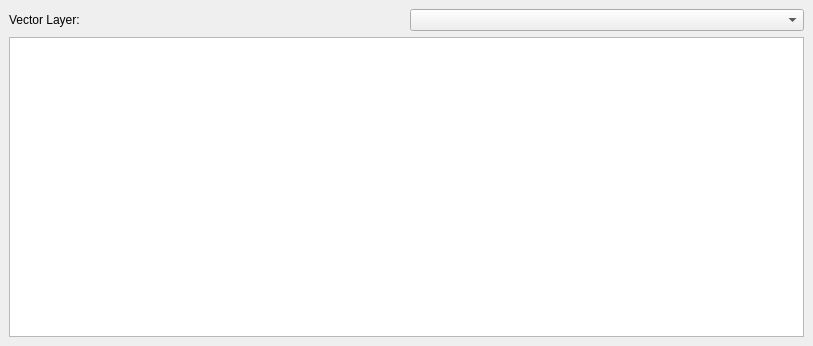
<?xml version="1.0" encoding="UTF-8"?>
<ui version="4.0">
 <class>DockWidget</class>
 <widget class="QDockWidget" name="DockWidget">
  <property name="geometry">
   <rect>
    <x>0</x>
    <y>0</y>
    <width>813</width>
    <height>346</height>
   </rect>
  </property>
  <property name="windowTitle">
   <string>Attributes Viewer</string>
  </property>
  <widget class="QWidget" name="dockWidgetContents">
   <layout class="QGridLayout" name="gridLayout">
    <item row="0" column="0">
     <layout class="QHBoxLayout" name="horizontalLayout">
      <item>
       <widget class="QLabel" name="label">
        <property name="text">
         <string>Vector Layer:</string>
        </property>
       </widget>
      </item>
      <item>
       <widget class="QComboBox" name="layerCombo"/>
      </item>
     </layout>
    </item>
    <item row="1" column="0">
     <widget class="QTableView" name="tableView"/>
    </item>
   </layout>
  </widget>
 </widget>
 <resources/>
 <connections/>
</ui>
